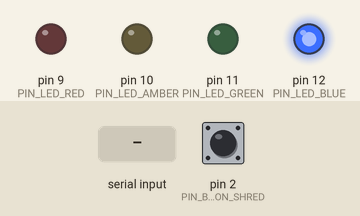
Recording of a sketch running on a simulated Arduino Uno, built with avr-gcc and run on an emulated ATmega328P. Parts: output pins drawn as LEDs (lit = HIGH). The test bench sets the inputs (shaded band); at power-on: pin 2 (PIN_BUTTON_SHRED) HIGH. What the sketch prints to the serial monitor is not drawn.

Above: at 1.2 s.
1.3 s: "STATE:SCANNING\n" received over Serial
At 2.1 s:
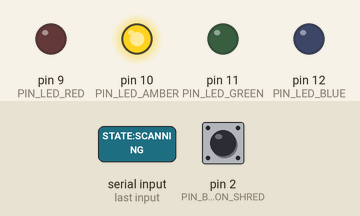
2.8 s: "STATE:VERIFIED\n" received over Serial
At 3.2 s:
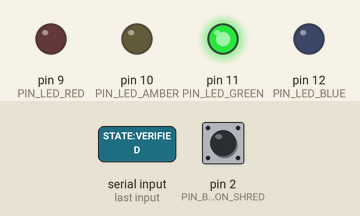
4.3 s: "STATE:IDLE\n" received over Serial
At 5.6 s:
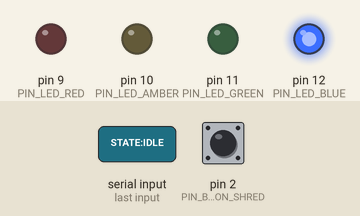
Timing chart, 0 to 7.3 s (numbered marks = the images above; inputs shaded):
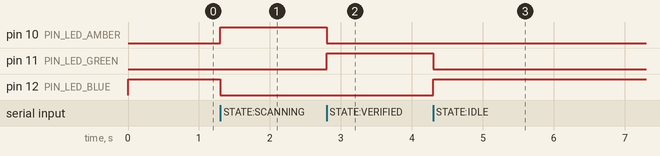

The sketch:

sentinel.ino
```cpp
/*
 * ZeroTrace Arduino DPO Sentinel & Physical Kill-Switch Firmware
 * Board: ESP32 / Arduino Nano / Arduino Uno
 *
 * Provides hardware dual-custody authorization for Stage 7 Cryptographic Key Shredding.
 * Displays real-time forensic LED states:
 * - BLUE:  System Idle / Monitoring
 * - AMBER: Forensic Audit In Progress
 * - RED:   Residue / Ghost Embedding Detected (Remediation Required)
 * - GREEN: ZeroTrace Formally Verified (Proof Anchored)
 */

#include <Arduino.h>

// Pin Definitions
const int PIN_BUTTON_SHRED = 2;  // Hardware Push-Button / Key-Switch
const int PIN_LED_RED      = 9;
const int PIN_LED_AMBER    = 10;
const int PIN_LED_GREEN    = 11;
const int PIN_LED_BLUE     = 12;

bool lastButtonState = HIGH;
unsigned long lastDebounceTime = 0;
const unsigned long debounceDelay = 50;

void setLeds(bool red, bool amber, bool green, bool blue) {
    digitalWrite(PIN_LED_RED, red ? HIGH : LOW);
    digitalWrite(PIN_LED_AMBER, amber ? HIGH : LOW);
    digitalWrite(PIN_LED_GREEN, green ? HIGH : LOW);
    digitalWrite(PIN_LED_BLUE, blue ? HIGH : LOW);
}

void setup() {
    Serial.begin(115200);
    pinMode(PIN_BUTTON_SHRED, INPUT_PULLUP);
    pinMode(PIN_LED_RED, OUTPUT);
    pinMode(PIN_LED_AMBER, OUTPUT);
    pinMode(PIN_LED_GREEN, OUTPUT);
    pinMode(PIN_LED_BLUE, OUTPUT);

    // Initial state: System Idle (Blue)
    setLeds(false, false, false, true);
    Serial.println("{\"device\":\"ZeroTrace-Sentinel-v1\",\"status\":\"ONLINE\",\"dpo_station\":\"MUMBAI-HQ\"}");
}

void loop() {
    // 1. Listen for status commands from ZeroTrace Orchestrator via Serial (USB / WebSerial)
    if (Serial.available() > 0) {
        String command = Serial.readStringUntil('\n');
        command.trim();

        if (command == "STATE:SCANNING") {
            setLeds(false, true, false, false); // Amber
        } else if (command == "STATE:RESIDUE_DETECTED") {
            setLeds(true, false, false, false);  // Red
        } else if (command == "STATE:VERIFIED") {
            setLeds(false, false, true, false);  // Green
        } else if (command == "STATE:IDLE") {
            setLeds(false, false, false, true);  // Blue
        }
    }

    // 2. Hardware Button Read (Debounced Physical Kill-Switch)
    int reading = digitalRead(PIN_BUTTON_SHRED);
    if (reading != lastButtonState) {
        lastDebounceTime = millis();
    }

    if ((millis() - lastDebounceTime) > debounceDelay) {
        if (reading == LOW && lastButtonState == HIGH) {
            // Hardware Kill-Switch Pressed by DPO!
            // Flashes Amber to Red and emits signed hardware token
            setLeds(false, true, false, false);
            delay(100);
            setLeds(true, false, false, false);

            Serial.println("{\"event\":\"HARDWARE_KEY_SHRED_AUTHORIZED\",\"station\":\"DPO-STATION-01\",\"timestamp_ms\":" + String(millis()) + ",\"hardware_signature\":\"0x8f2d9c01a7b4e3\"}");
        }
    }
    lastButtonState = reading;
}
```

Measured:
- after the input at 1.3 s, pin 10 (PIN_LED_AMBER): LOW → HIGH at once; pin 12 (PIN_LED_BLUE): HIGH → LOW at once
- after the input at 2.8 s, pin 10 (PIN_LED_AMBER): HIGH → LOW at once; pin 11 (PIN_LED_GREEN): LOW → HIGH at once
- after the input at 4.3 s, pin 11 (PIN_LED_GREEN): HIGH → LOW at once; pin 12 (PIN_LED_BLUE): LOW → HIGH at once
